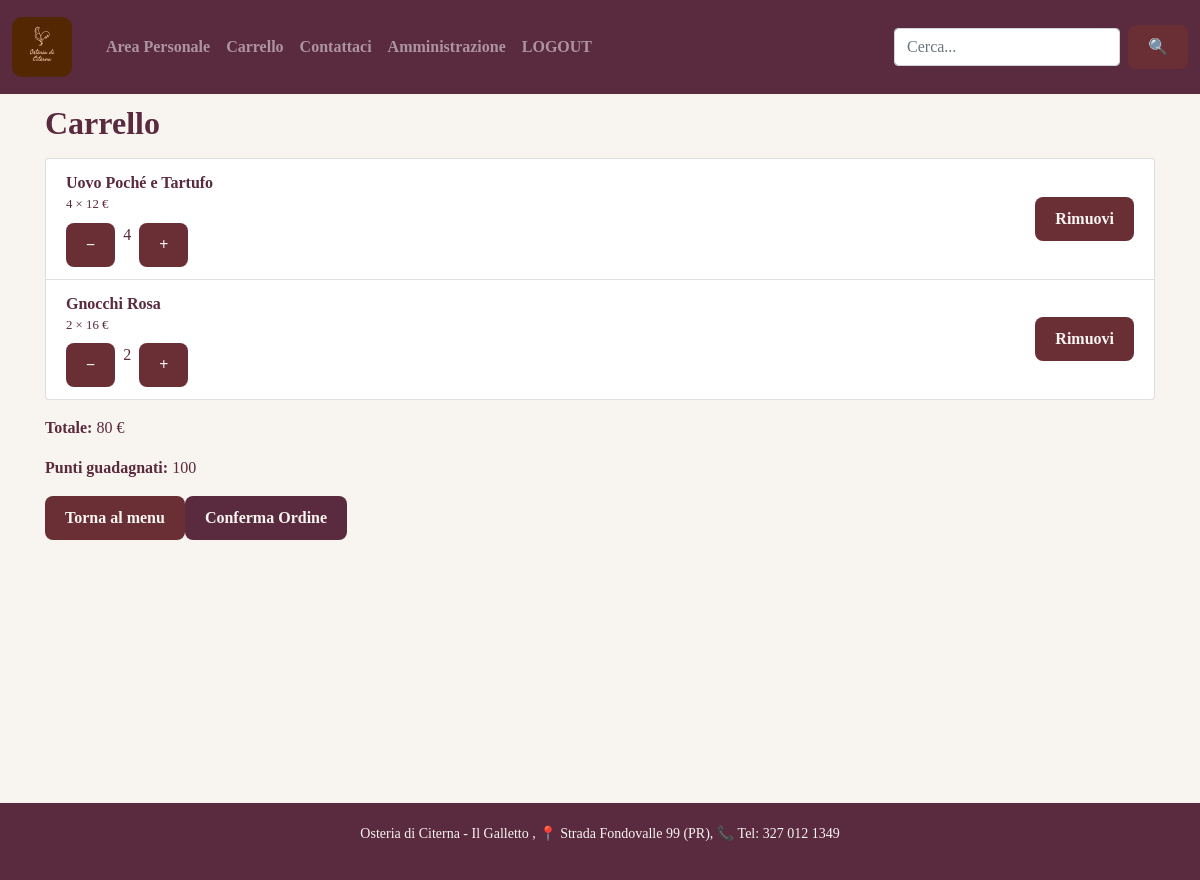
Page /carrello/ (signed in) on the committed database.
### accounts/models.py (models this page shows, shortened)
class Ordinazione(models.Model):
    utente = models.ForeignKey(User, on_delete=models.CASCADE, null=True, default=1)
    piatto = models.ForeignKey(Piatto, on_delete=models.CASCADE, default=None)
    quantita = models.PositiveIntegerField(default=1)
    completato = models.BooleanField(default=False)
    class Meta:
        verbose_name_plural = 'Ordinazioni'

class Piatto(models.Model):
    nome = models.CharField(max_length=50)
    ingredienti = models.CharField(max_length=500, null=True, blank=True)
    prezzo = models.FloatField(null=True)
    portata = models.ManyToManyField(Portata)
    immagine = models.ImageField(upload_to='piatti/', null=True, blank=True)
    class Meta:
        verbose_name_plural = 'Piatti'

### accounts/views.py (the view)
# urls.py: path('carrello/', views.visualizza_ordinazione, name='visualizza_ordinazione'),
def visualizza_ordinazione(request):
    if request.user.is_authenticated:
        ordinazioni = Ordinazione.objects.filter(utente=request.user, completato=False)
        dati_ordinazione = calcola_dati_ordinazione(ordinazioni, request.user)
        dati_ordinazione['ordinazioni'] = ordinazioni
        return render(request, 'accounts/carrello.html', dati_ordinazione)
    return render(request, 'home')

### accounts/views.py (called while the page is built)
def calcola_dati_ordinazione(ordinazioni, utente):
    totale = sum(ordinazione.piatto.prezzo * ordinazione.quantita for ordinazione in ordinazioni)
    punti = 0
    punti = (int(totale) // 50) * 100
    return {
        'totale_ordine': totale,
        'punti': punti,
    }

### accounts/templates/accounts/carrello.html (shortened to what this page needs)
{% extends 'accounts/main.html' %}
{% block content %}
<div class="container mt-4">
    <h2>Carrello</h2>
    {% if ordinazioni %}
        <ul class="list-group mb-3">
            {% for o in ordinazioni %}
                <li class="list-group-item d-flex justify-content-between align-items-center">
                    <div class="d-flex flex-column">
                        <strong>{{ o.piatto.nome }}</strong>
                        <small>{{ o.quantita }} × {{ o.piatto.prezzo|floatformat:0 }} €</small>
                        <div class="btn-group btn-group-sm mt-2" role="group">
                            <form method="post" action="{% url 'diminuisci_quantita' o.id %}" class="d-inline">
                                <button type="submit" class="btn btn-outline-secondary">−</button>
                            </form>
                            <span class="mx-2">{{ o.quantita }}</span>
                            <form method="post" action="{% url 'aggiungi_quantita' o.id %}" class="d-inline">
                                <button type="submit" class="btn btn-outline-secondary">+</button>
                            </form>
                        </div>
                    </div>
                    <form method="post" action="{% url 'rimuovi_piatto' o.id %}" class="d-inline ml-2">
                        <button class="btn btn-sm btn-danger">Rimuovi</button>
                    </form>
                </li>
            {% endfor %}
        </ul>
        <p><strong>Totale:</strong> {{ totale_ordine|floatformat:0 }} €</p>
        <p><strong>Punti guadagnati:</strong> {{ punti }}</p>
        <div class="d-flex">
            <a href="{% url 'menu' %}" class="btn btn-outline-dark">Torna al menu</a>
            <form method="post" action="{% url 'invia_ordinazione' %}">
                <button type="submit" class="btn" style="background-color: #5a2a3e; color: #f8f5f0;">Conferma Ordine</button>
            </form>
        </div>
    {% else %}
        <p>Il tuo carrello è vuoto.</p>
        <a href="{% url 'menu' %}" class="btn btn-outline-primary">Torna al menu</a>
    {% endif %}
</div>
{% endblock %}

### static/css/main.css (style rules this page uses)
body { background-color: #f8f5f0; color: #5a2a3e; font-family: 'Georgia', serif; margin: 0; padding: 0; }
h1, h2, h3, h4 { color: #5a2a3e; font-weight: bold; margin-bottom: 1rem; }
.orderpiattobutton, .loginbutton, .registratibutton, .btn { background-color: #6a2e35; color: #f9f5f0; border: none; padding: 10px 20px; border-radius: 8px; font-weight: bold; font-size: 16px; transition: 0.3s ease; }

### rows in the picture
Ordinazione: piatto.nome "Uovo Poché e Tartufo", quantita "4", piatto.prezzo "12"
Ordinazione: piatto.nome "Gnocchi Rosa", quantita "2", piatto.prezzo "16"

### other values in the picture
{{ totale_ordine|floatformat:0 }} "80"
{{ punti }} "100"
